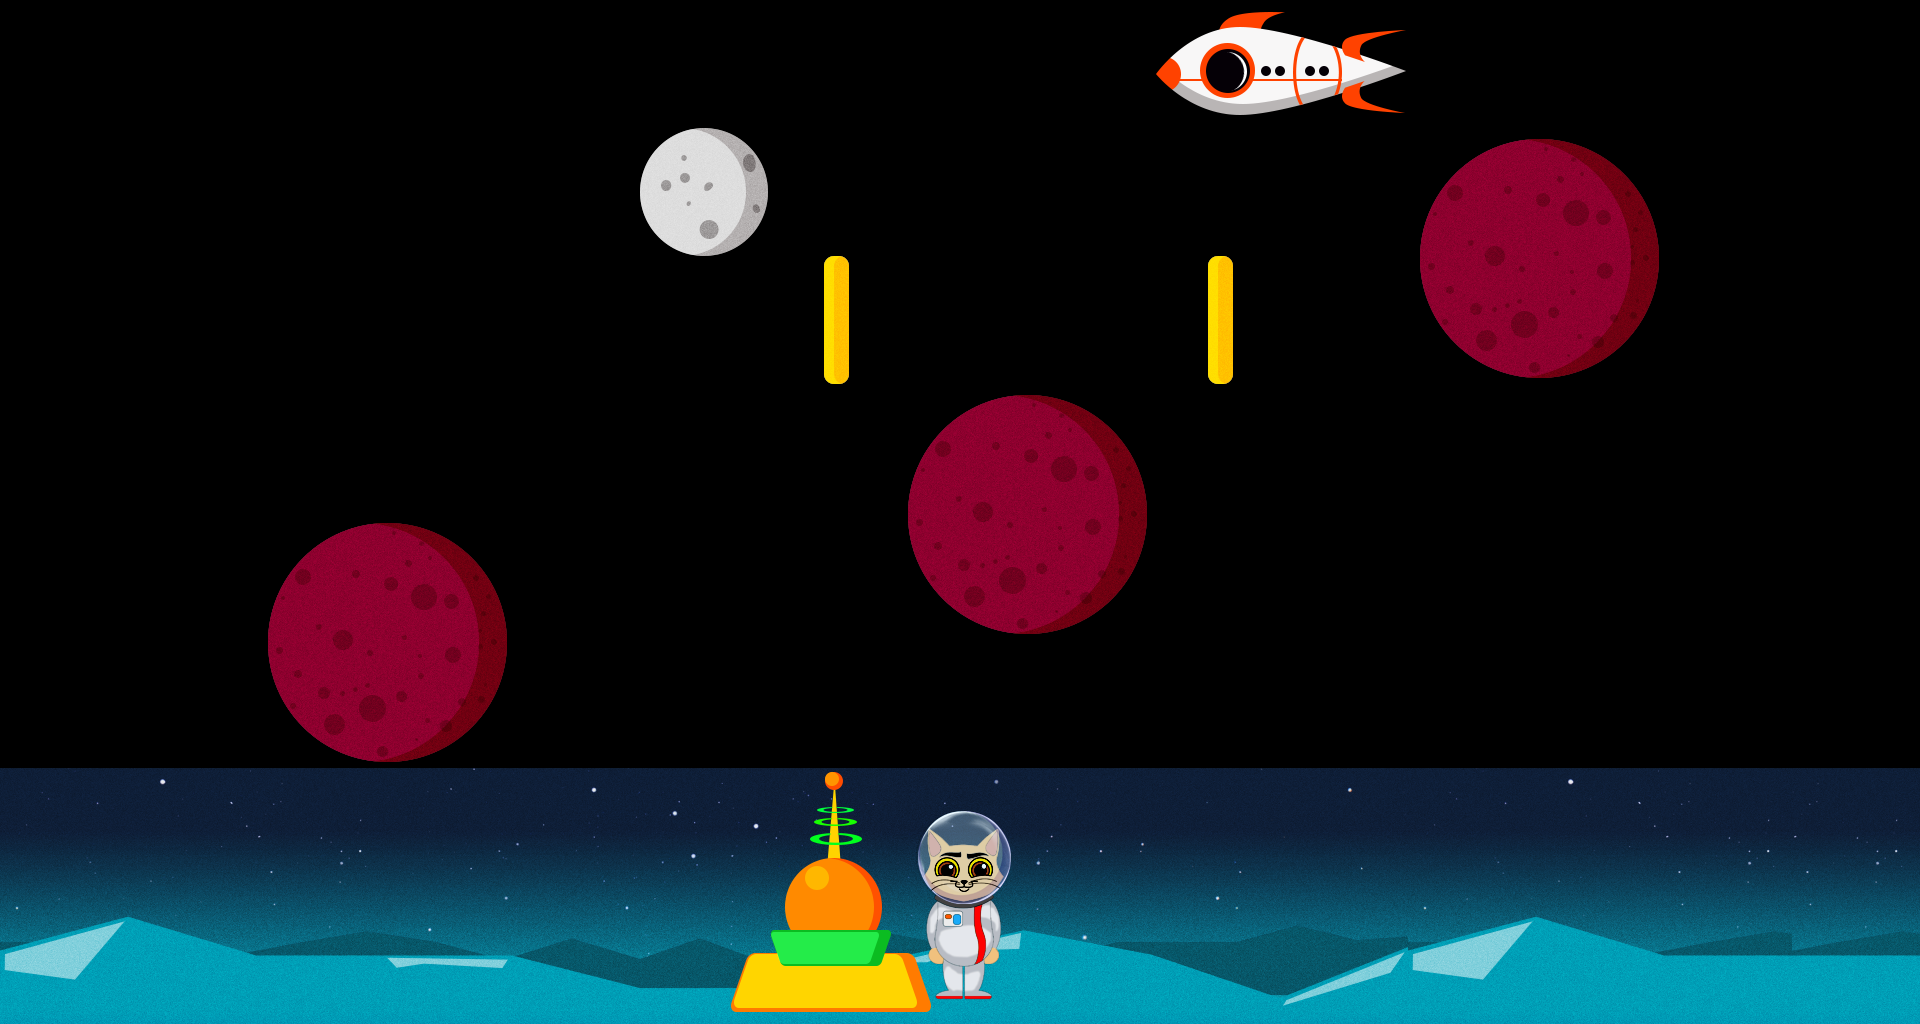

A level layout from a 2D game, rendered from its tile map. Below: a short description, then the map file with its tile-grid data intact:
An orthogonal 15x8 tile map with 128x128 px tiles, 3 tile layers (BackgroudLayer, PlayerLayer, GameLayer), 2 tilesets.

<map version="1.0" tiledversion="1.1.0" orientation="orthogonal" renderorder="right-down" width="15" height="8" tilewidth="128" tileheight="128" infinite="0" nextobjectid="1">
 <tileset firstgid="1" source="tiles.tsx" />
 <tileset firstgid="65" source="template_assets_v1.tsx" />
 <layer name="BackgroudLayer" width="15" height="8">
  <data encoding="csv">
0,0,0,0,0,0,0,0,0,0,0,0,0,0,0,
0,0,0,0,0,0,0,0,0,0,0,0,0,0,0,
0,0,0,0,0,0,0,0,0,0,0,0,0,0,0,
0,0,0,0,0,0,0,0,0,0,0,0,0,0,0,
0,0,0,0,0,0,0,0,0,0,0,0,0,0,0,
0,0,0,0,0,0,0,0,0,0,0,0,0,0,0,
158,159,160,161,162,163,164,165,166,167,168,158,159,160,160,
173,174,175,176,177,178,179,180,181,182,183,173,174,175,175
</data>
 </layer>
 <layer name="PlayerLayer" width="15" height="8">
  <data encoding="csv">
0,0,0,0,0,0,0,0,0,0,0,0,0,0,0,
0,0,0,0,0,0,0,0,0,0,0,0,0,0,0,
0,0,0,0,0,0,0,0,0,0,0,0,0,0,0,
0,0,0,0,0,0,0,0,0,0,0,0,0,0,0,
0,0,0,0,0,0,0,0,0,0,0,0,0,0,0,
0,0,0,0,0,0,0,0,0,0,0,0,0,0,0,
0,0,0,0,0,0,0,137,0,0,0,0,0,0,0,
0,0,0,0,0,0,0,152,0,0,0,0,0,0,0
</data>
 </layer>
 <layer name="GameLayer" width="15" height="8">
  <data encoding="csv">
0,0,0,0,0,0,0,0,0,92,93,0,0,0,0,
0,0,0,0,0,117,82,0,0,0,0,113,114,0,0,
0,0,0,0,0,0,119,0,0,119,0,128,129,0,100,
0,0,0,0,0,0,0,113,114,0,0,0,0,0,0,
0,0,113,114,0,0,0,128,129,0,0,0,0,0,100,
0,0,128,129,0,0,0,100,0,0,0,0,0,0,0,
0,0,0,0,0,89,90,91,0,0,0,0,0,0,0,
0,0,0,0,0,104,105,106,0,0,0,0,0,0,0
</data>
 </layer>
</map>
